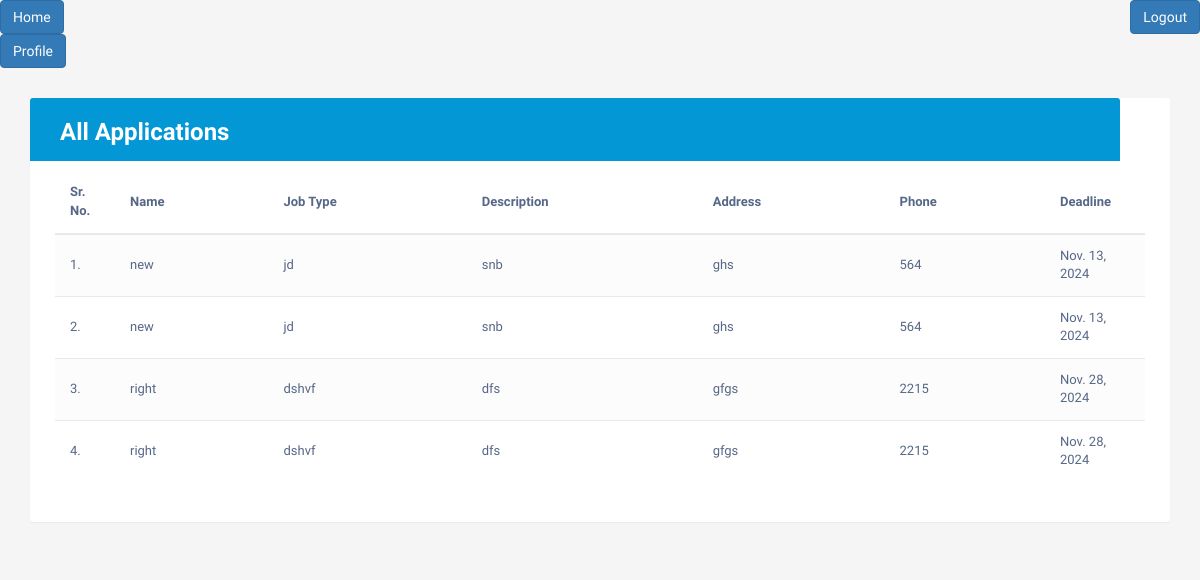
The page /applications/ (signed in) on the database as committed earlier.
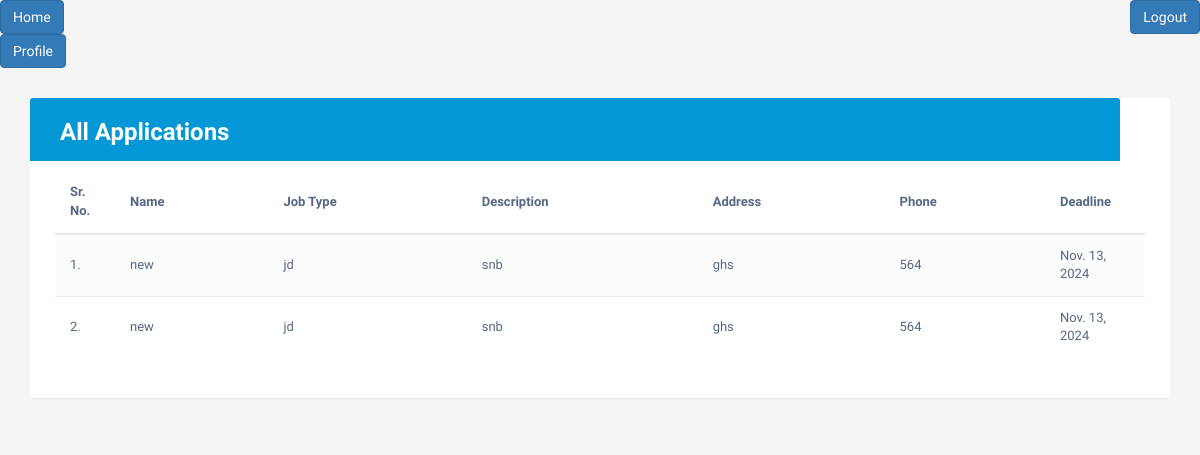
The same page on the database as committed later.
### app/models.py (models this page shows, shortened)
class ApplyJob (models.Model):
    status_choices=(
        ('Accepted', 'Accepted'),
        ('Pending', 'Pending'),
        ('Rejected', 'Rejected')
    )
    user=models.ForeignKey(User, on_delete=models.CASCADE)
    job=models.ForeignKey(Jobs, on_delete=models.CASCADE )
    status=models.CharField(max_length=20 , choices=status_choices)

class Jobs(models.Model):
    name=models.CharField(max_length=200)
    type=models.CharField(max_length=200)
    desc=models.TextField(max_length=100)
    address=models.TextField()
    phone=models.IntegerField()
    dead=models.DateField()

### app/views.py (the view)
# urls.py: path('applications/', views.Applications, name='applications' ),
def Applications(request):
    job=ApplyJob.objects.filter(user=request.user)
    context={
        'job': job
    }
    return render(request, 'applications.html', context)

### templates/applications.html (shortened to what this page needs)
<!DOCTYPE html>
<html lang="en">
<head>
<link rel="stylesheet" href="https://maxcdn.bootstrapcdn.com/font-awesome/4.7.0/css/font-awesome.min.css">
<link rel="stylesheet" href="https://maxcdn.bootstrapcdn.com/bootstrap/3.3.7/css/bootstrap.min.css">
</head>
  <body>
    <div class="bt">
       <div  class="bt3"> <a href="{% url 'home1' %}" class="btn btn-primary">Home</a></div>
       <div class="bt1">  <a href="{% url 'logout' %}" class="btn btn-primary">Logout</a></div>
       <div class="bt2"> <a href="{% url 'profile1' %}" class="btn btn-primary">Profile</a><br></div>
</div>
    <div class="container">
        <div class="table-wrapper">
            <div class="table-title">
                <div class="row">
                    <div class="col-sm-6">
						<h2> <b>All Applications</b></h2>
					</div>
                </div>
            </div>
            <table class="table table-striped table-hover" id="myTable">                <thead>
                    <tr>
                        <th>Sr. No.</th>
                        <th>Name</th>
                        <th>Job Type</th>
                        <th>Description</th>
						<th>Address</th>
                        <th>Phone</th>
                        <th>Deadline</tr>
                </thead>
                <tbody>
                 {% for job in job %}
                    <tr>
                        <td>{{forloop.counter}}.</td>
                        <td>{{job.job.name}}</td>
                        <td>{{job.job.type}}</td>
                        <td>{{job.job.desc}}</td>
                        <td>{{job.job.address}} </td>
						<td>{{job.job.phone}} </td>
                        <td>{{job.job.dead}}</td>
                    </tr>
                    {% endfor %}
                </tbody>
            </table>
        </div>
    </div>
</body>
</html>

Rows that differ between the two databases and show on the page:
removed ApplyJob: job.name "right", job.type "dshvf", job.desc "dfs", job.address "gfgs", job.phone "2215", job.dead "Nov. 28, 2024"
removed ApplyJob: job.name "right", job.type "dshvf", job.desc "dfs", job.address "gfgs", job.phone "2215", job.dead "Nov. 28, 2024"
